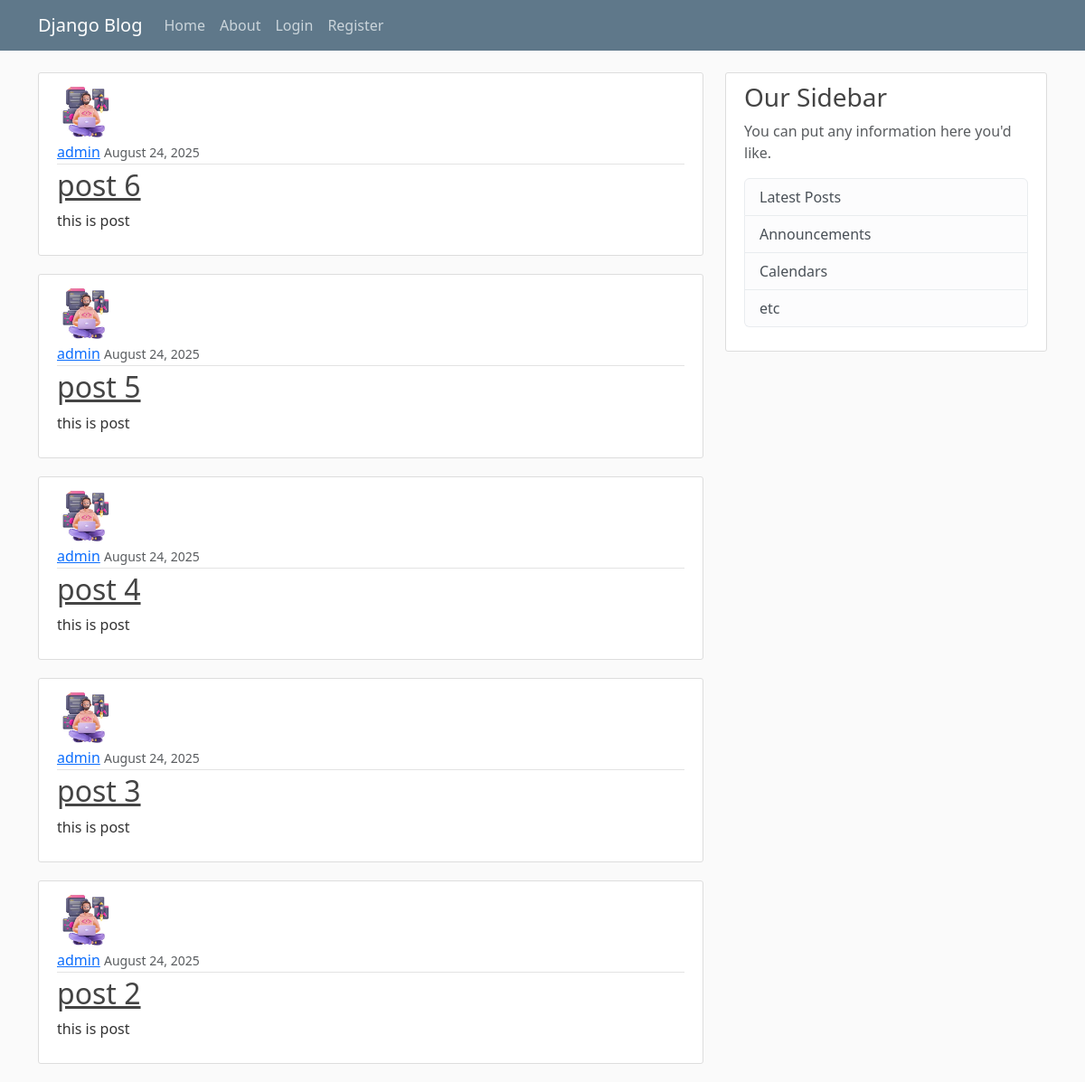
The page / on the database its author committed.
### blog/models.py (models this page shows, shortened)
class Post(models.Model):
    title = models.CharField(max_length=100)
    content = models.TextField()
    date_posted = models.DateTimeField(default= timezone.now)
    author = models.ForeignKey(User,on_delete=models.CASCADE)

### users/models.py (models this page shows, shortened)
class Profile(models.Model):
    user = models.OneToOneField(User,on_delete=models.CASCADE)
    image = models.ImageField(default='default.jpg',upload_to='profile_pics')

### blog/views.py (the view)
# urls.py: path('',PostListView.as_view(),name='blog-home' ),
class PostListView(ListView):
    model = Post
    template_name = 'blog/home.html'
    context_object_name = 'posts'
    ordering = ['-date_posted']
    paginate_by = 5

### blog/templates/blog/home.html
{% extends "blog/base.html" %}
{% block content%}
    {%for post in posts%}
    <article class="media content-section">
      <img class="rounded-circle article-img" src="{{post.author.profile.image.url}}">
  <div class="media-body">
    <div class="article-metadata">
      <a class="mr-2" href="#">{{ post.author }}</a>
      <small class="text-muted">{{ post.date_posted| date:"F d, Y" }}</small>
    </div>
    <h2><a class="article-title" href="{% url 'post-detail' post.id %}">{{ post.title }}</a></h2>
    <p class="article-content">{{ post.content }}</p>
  </div>
</article>
    {% endfor %}
{%endblock content%}

### blog/static/blog/main.css (style rules this page uses)
body { background: #fafafa; color: #333333; margin-top: 5rem; }
h1, h2, h3, h4, h5, h6 { color: #444444; }
.content-section { background: #ffffff; padding: 10px 20px; border: 1px solid #dddddd; border-radius: 3px; margin-bottom: 20px; }
.article-title { color: #444444; }
.article-content { white-space: pre-line; }
.article-img { height: 65px; width: 65px; margin-right: 16px; }
.article-metadata { padding-bottom: 1px; margin-bottom: 4px; border-bottom: 1px solid #e3e3e3 }

### rows shown on the page
Post: author.profile.image (placeholder picture), author "admin", date_posted "August 24, 2025", title "post 6", content "this is post"
Post: author.profile.image (placeholder picture), author "admin", date_posted "August 24, 2025", title "post 5", content "this is post"
Post: author.profile.image (placeholder picture), author "admin", date_posted "August 24, 2025", title "post 4", content "this is post"
Post: author.profile.image (placeholder picture), author "admin", date_posted "August 24, 2025", title "post 3", content "this is post"
Post: author.profile.image (placeholder picture), author "admin", date_posted "August 24, 2025", title "post 2", content "this is post"
